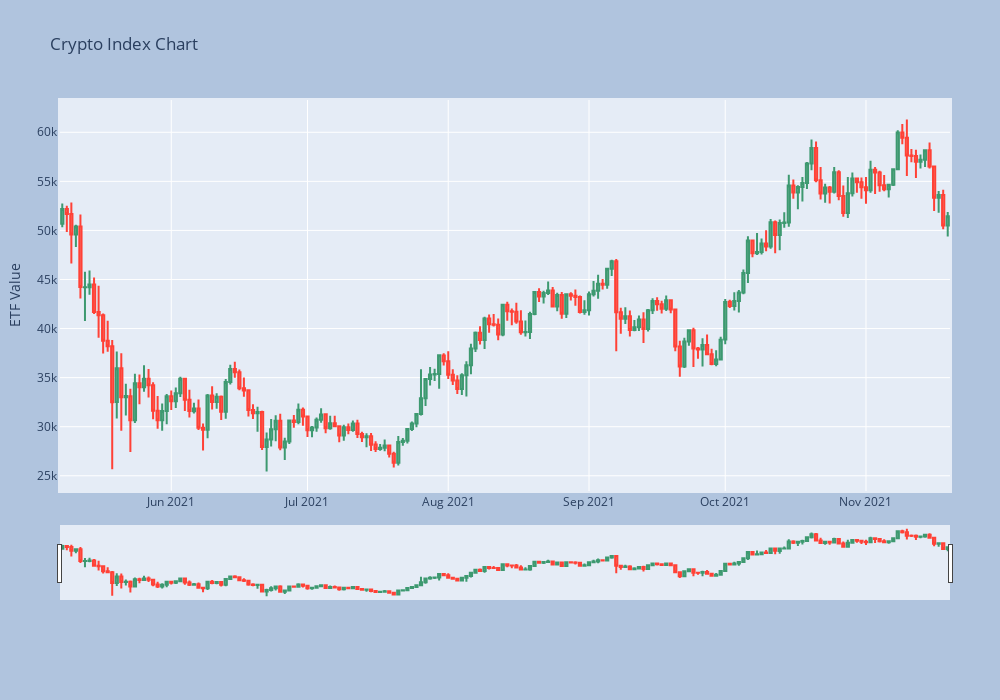

Write notebook code for a chart like this one.
### Markdown cell above
### Index Token Plot for Dashboard

### Code cell
index_fig = go.Figure(data=[go.Candlestick(x=index_frame.index,
                open=index_frame['Open'],
                high=index_frame['High'],
                low=index_frame['Low'],
                close=index_frame['Close'])])

index_fig.update_layout(
     title = "Crypto Index Chart",
    yaxis_title="ETF Value",
    autosize=False,
    width=1000,
    height=700,
    margin=dict(
        l=50,
        r=50,
        b=100,
        t=100,
        pad=2
    ),
    paper_bgcolor="LightSteelBlue",
)

### Figure 1 — Plotly figure (JSON) as saved in the notebook; plotly's stock layout.template omitted (floating-point values rounded to 4 significant figures; data arrays with more than 128 entries replaced by an {"elided": "..."} marker saying what was removed)
{"data": [{"close": {"elided": "196 float values"}, "high": {"elided": "196 float values"}, "low": {"elided": "196 float values"}, "open": {"elided": "196 float values"}, "type": "candlestick", "x": {"elided": "196 str values"}}], "layout": {"autosize": false, "height": 700, "margin": {"b": 100, "l": 50, "pad": 2, "r": 50, "t": 100}, "paper_bgcolor": "LightSteelBlue", "title": {"text": "Crypto Index Chart"}, "width": 1000, "xaxis": {"autorange": true, "range": ["2021-05-07 12:00", "2021-11-19 12:00"], "rangeslider": {"autorange": true, "range": ["2021-05-07 12:00", "2021-11-19 12:00"], "yaxis": {"_template": null, "rangemode": "match"}}, "type": "date"}, "yaxis": {"autorange": true, "range": [23450.0, 63290.0], "title": {"text": "ETF Value"}}}}
